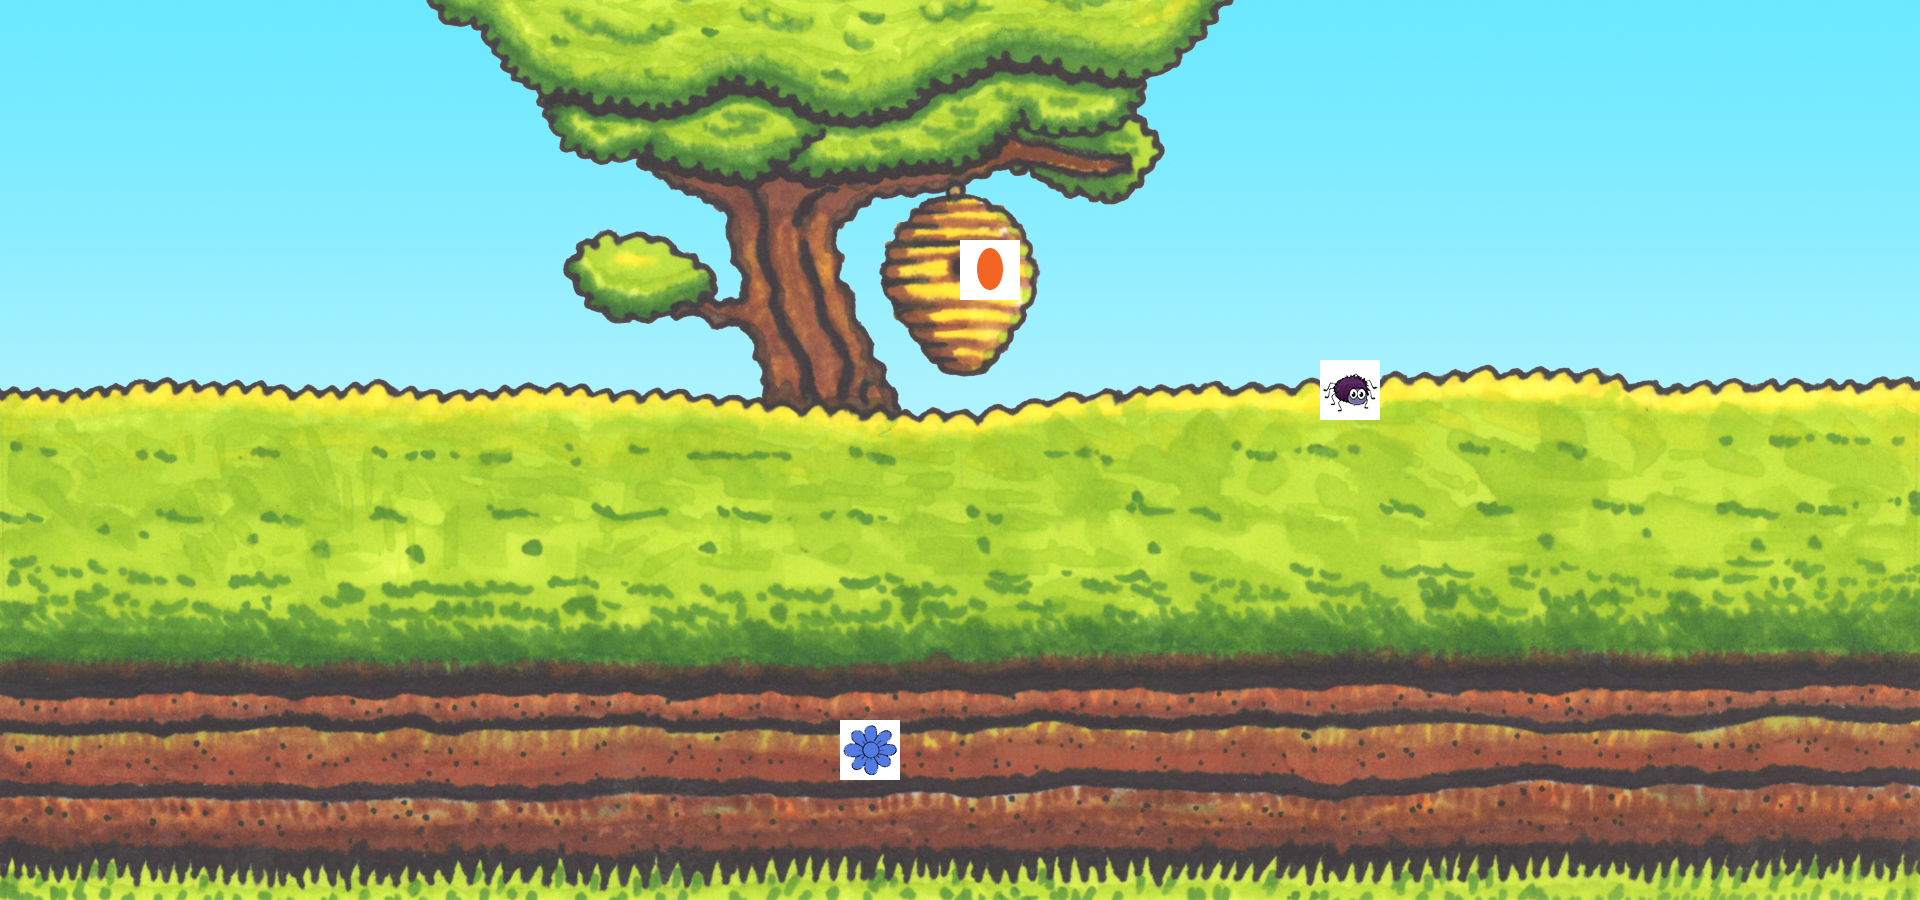

Below is a game level as drawn by its tile map, then a one-line description and the .tmx file that defines it, in full:
An orthogonal 32x15 tile map with 60x60 px tiles, 1 tile layer (world), 1 image layer.

<map version="1.0" tiledversion="1.1.0" orientation="orthogonal" renderorder="right-down" width="32" height="15" tilewidth="60" tileheight="60" infinite="0" nextobjectid="1">
 <properties>
  <property name="ants" value="2" />
  <property name="bees_green" value="1" />
  <property name="bees_orange" value="0" />
  <property name="bees_purple" value="0" />
  <property name="bees_soldier" value="10" />
 </properties>
 <tileset firstgid="1" name="level-objects" tilewidth="60" tileheight="60" spacing="1" margin="1" tilecount="16" columns="4">
  <image source="tilemap.png" width="245" height="245" />
  <tile id="0" type="flower">
   <properties>
    <property name="colour" value="white" />
    <property name="type" value="flower" />
   </properties>
  </tile>
  <tile id="1" type="flower">
   <properties>
    <property name="colour" value="red" />
    <property name="type" value="flower" />
   </properties>
  </tile>
  <tile id="2" type="flower">
   <properties>
    <property name="colour" value="yellow" />
    <property name="type" value="flower" />
   </properties>
  </tile>
  <tile id="3" type="flower">
   <properties>
    <property name="colour" value="blue" />
    <property name="type" value="flower" />
   </properties>
  </tile>
  <tile id="4" type="seed">
   <properties>
    <property name="colour" value="orange" />
    <property name="type" value="seed" />
   </properties>
  </tile>
  <tile id="5" type="seed">
   <properties>
    <property name="colour" value="green" />
    <property name="type" value="seed" />
   </properties>
  </tile>
  <tile id="6" type="seed">
   <properties>
    <property name="colour" value="purple" />
    <property name="type" value="seed" />
   </properties>
  </tile>
  <tile id="7" type="wasp">
   <properties>
    <property name="type" value="wasp" />
   </properties>
  </tile>
  <tile id="8" type="spider">
   <properties>
    <property name="type" value="spider" />
   </properties>
  </tile>
  <tile id="9">
   <properties>
    <property name="type" value="hive" />
   </properties>
  </tile>
 </tileset>
 <imagelayer name="background">
  <image source="../assets/images/background.png" width="1920" height="900" />
 </imagelayer>
 <layer name="world" width="32" height="15">
  <data encoding="csv">
0,0,0,0,0,0,0,0,0,0,0,0,0,0,0,0,0,0,0,0,0,0,0,0,0,0,0,0,0,0,0,0,
0,0,0,0,0,0,0,0,0,0,0,0,0,0,0,0,0,0,0,0,0,0,0,0,0,0,0,0,0,0,0,0,
0,0,0,0,0,0,0,0,0,0,0,0,0,0,0,0,0,0,0,0,0,0,0,0,0,0,0,0,0,0,0,0,
0,0,0,0,0,0,0,0,0,0,0,0,0,0,0,0,0,0,0,0,0,0,0,0,0,0,0,0,0,0,0,0,
0,0,0,0,0,0,0,0,0,0,0,0,0,0,0,0,10,0,0,0,0,0,0,0,0,0,0,0,0,0,0,0,
0,0,0,0,0,0,0,0,0,0,0,0,0,0,0,0,0,0,0,0,0,0,0,0,0,0,0,0,0,0,0,0,
0,0,0,0,0,0,0,0,0,0,0,0,0,0,0,0,0,0,0,0,0,0,9,0,0,0,0,0,0,0,0,0,
0,0,0,0,0,0,0,0,0,0,0,0,0,0,0,0,0,0,0,0,0,0,0,0,0,0,0,0,0,0,0,0,
0,0,0,0,0,0,0,0,0,0,0,0,0,0,0,0,0,0,0,0,0,0,0,0,0,0,0,0,0,0,0,0,
0,0,0,0,0,0,0,0,0,0,0,0,0,0,0,0,0,0,0,0,0,0,0,0,0,0,0,0,0,0,0,0,
0,0,0,0,0,0,0,0,0,0,0,0,0,0,0,0,0,0,0,0,0,0,0,0,0,0,0,0,0,0,0,0,
0,0,0,0,0,0,0,0,0,0,0,0,0,0,0,0,0,0,0,0,0,0,0,0,0,0,0,0,0,0,0,0,
0,0,0,0,0,0,0,0,0,0,0,0,0,0,4,0,0,0,0,0,0,0,0,0,0,0,0,0,0,0,0,0,
0,0,0,0,0,0,0,0,0,0,0,0,0,0,0,0,0,0,0,0,0,0,0,0,0,0,0,0,0,0,0,0,
0,0,0,0,0,0,0,0,0,0,0,0,0,0,0,0,0,0,0,0,0,0,0,0,0,0,0,0,0,0,0,0
</data>
 </layer>
</map>
